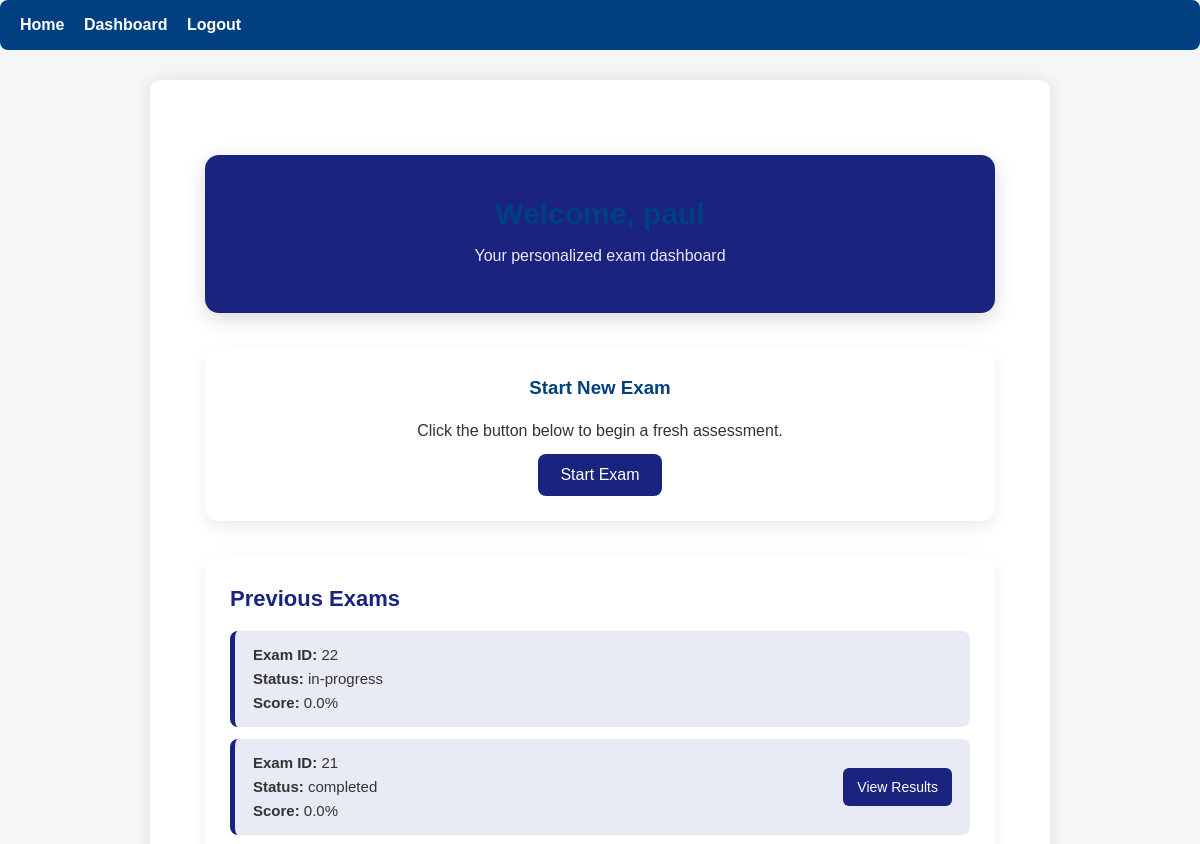
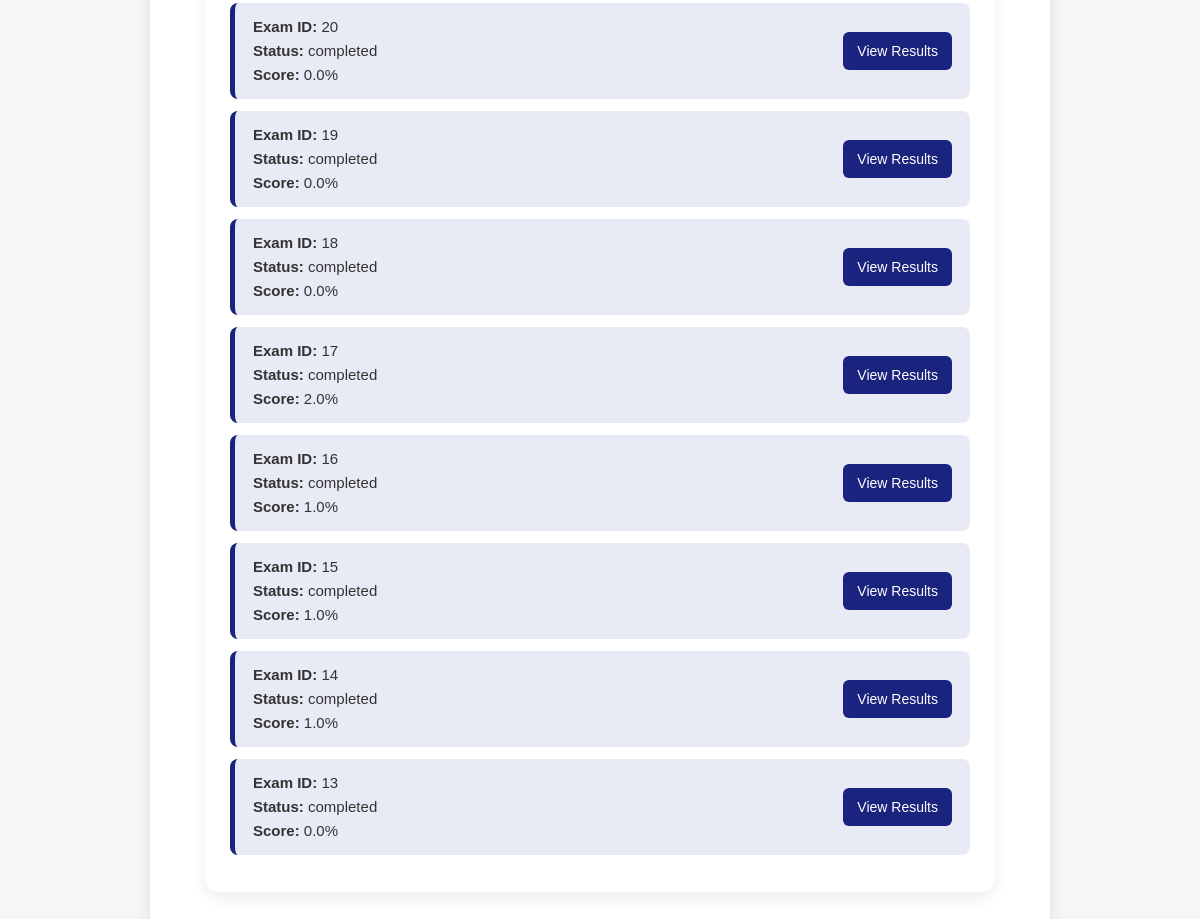
Before: /dashboard (signed in) with the older database file (2 pictures, top to bottom).
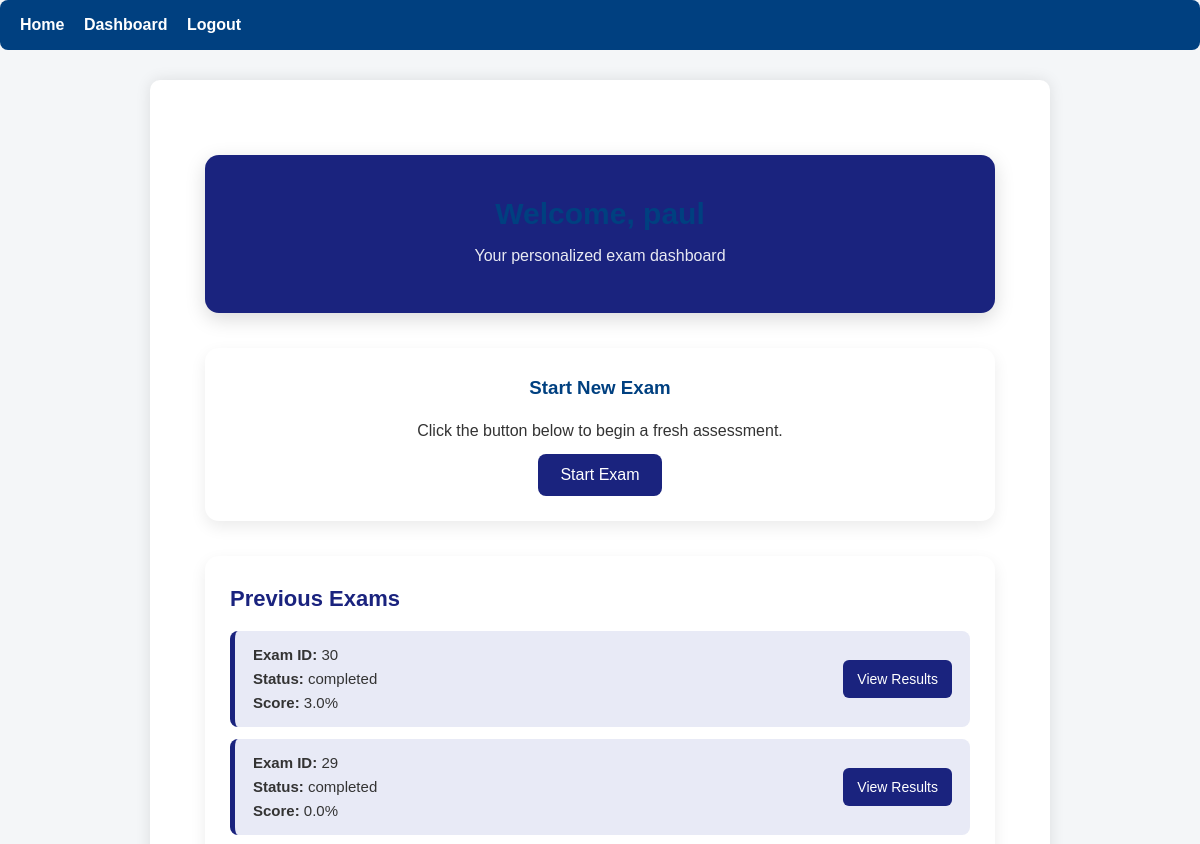
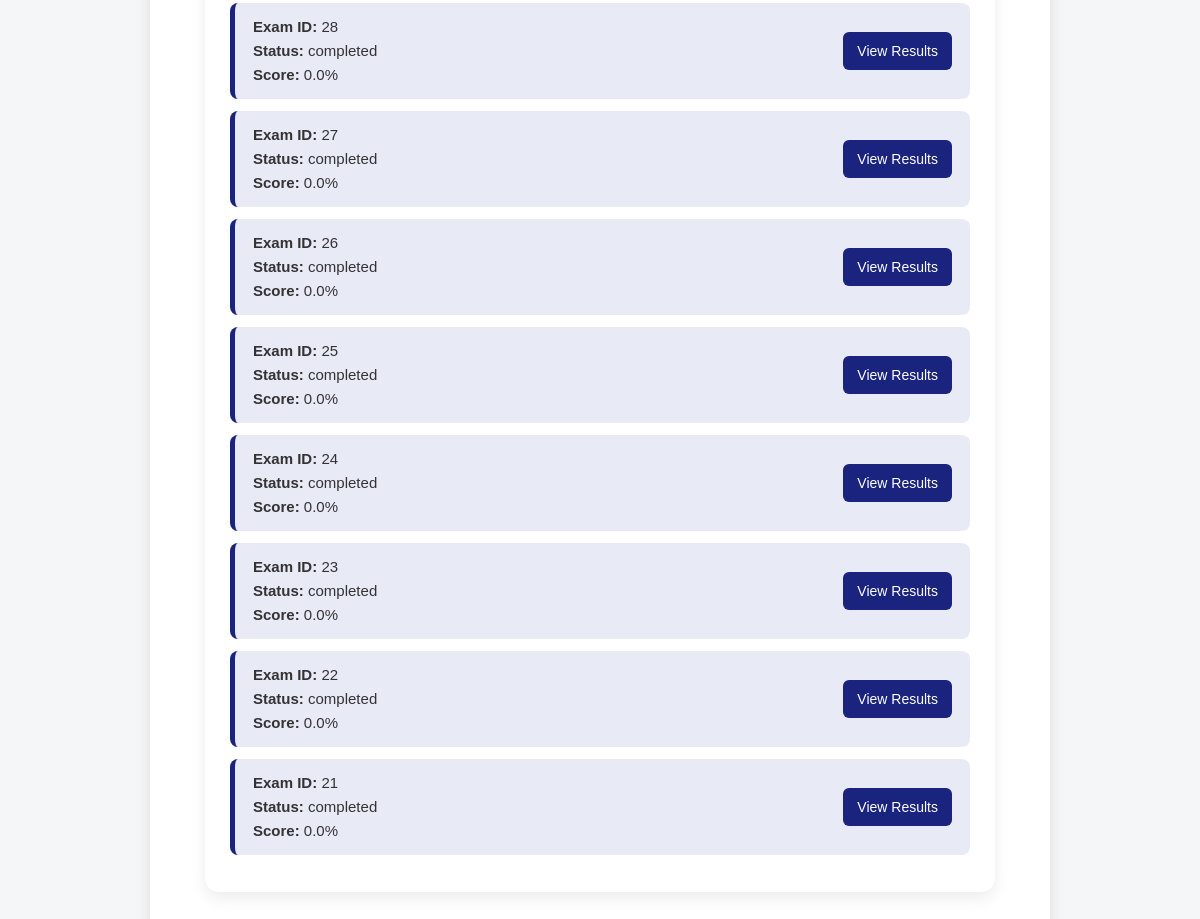
After: the same page with the newer database file (2 pictures, top to bottom).
### app.py (models this page shows)
class Exam(db.Model):
    __tablename__ = "exams"
    id = db.Column(db.Integer, primary_key=True)
    student_id = db.Column(db.Integer, db.ForeignKey("students.id"), nullable=False)
    start_time = db.Column(db.DateTime, default=datetime.utcnow)
    end_time = db.Column(db.DateTime)
    total_score = db.Column(db.Float, default=0)
    status = db.Column(db.String(20), default="active")
    duration_minutes = db.Column(db.Integer, default=30)
    created_at = db.Column(db.DateTime, default=datetime.utcnow)
    student = db.relationship("Student", backref="exams")

### app.py (the view)
@app.route("/dashboard")
@login_required_student
def student_dashboard():
    student_id = session["student_id"]
    exams = Exam.query.filter_by(student_id=student_id).order_by(Exam.created_at.desc()).limit(10).all()
    return render_template("student_dashboard.html", exams=exams, student_name=session.get("student_name"))

### app.py (called while the page is built)
def login_required_student(f):
    @wraps(f)
    def decorated(*args, **kwargs):
        if "student_id" not in session:
            flash("Please log in to continue.", "warning")
            return redirect(url_for("login"))
        return f(*args, **kwargs)
    return decorated

### templates/student_dashboard.html (shortened to what this page needs)
{% extends "base.html" %}
{% block content %}
<div class="dashboard-wrapper">
    <div class="welcome-banner">
        <h2>Welcome, {{ student_name }}</h2>
        <p>Your personalized exam dashboard</p>
    </div>
    <div class="action-card">
        <h3>Start New Exam</h3>
        <p>Click the button below to begin a fresh assessment.</p>
        <form action="{{ url_for('start_exam') }}" method="POST">
            <button type="submit">Start Exam</button>
        </form>
    </div>
    <div class="exam-list">
        <h3>Previous Exams</h3>
        {% for exam in exams %}
        <div class="exam-item">
            <div class="exam-info">
                <strong>Exam ID:</strong> {{ exam.id }} <br>
                <strong>Status:</strong> {{ exam.status }} <br>
                <strong>Score:</strong>
                {% if exam.total_score is not none %}
                    {{ exam.total_score }}%
                {% else %}
                    Not available
                {% endif %}
            </div>
            {% if exam.status != "in-progress" %}
                <a class="result-link" href="{{ url_for('results_page', exam_id=exam.id) }}">
                    View Results
                </a>
            {% endif %}
        </div>
        {% endfor %}
    </div>
</div>
{% endblock %}

Changed rows visible on the page:
no longer on this page (row unchanged): Exam: id "20", status "completed", total_score "0.0"
no longer on this page (row unchanged): Exam: id "19", status "completed", total_score "0.0"
no longer on this page (row unchanged): Exam: id "18", status "completed", total_score "0.0"
no longer on this page (row unchanged): Exam: id "17", status "completed", total_score "2.0"
no longer on this page (row unchanged): Exam: id "16", status "completed", total_score "1.0"
no longer on this page (row unchanged): Exam: id "15", status "completed", total_score "1.0"
no longer on this page (row unchanged): Exam: id "14", status "completed", total_score "1.0"
no longer on this page (row unchanged): Exam: id "13", status "completed", total_score "0.0"
added Exam: id "30", status "completed", total_score "3.0"
added Exam: id "29", status "completed", total_score "0.0"
added Exam: id "28", status "completed", total_score "0.0"
added Exam: id "27", status "completed", total_score "0.0"
added Exam: id "26", status "completed", total_score "0.0"
added Exam: id "25", status "completed", total_score "0.0"
added Exam: id "24", status "completed", total_score "0.0"
added Exam: id "23", status "completed", total_score "0.0"
changed Exam id 22: status "in-progress" → "completed"; now shows "View Results"
